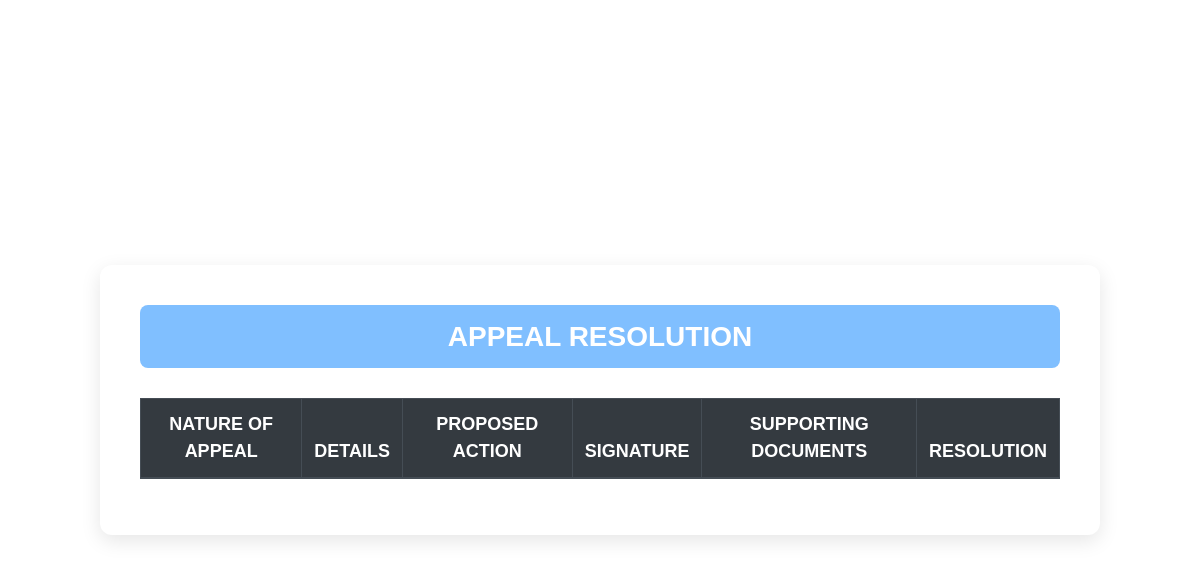
/appealresolution/, run on an earlier commit of the app's database.
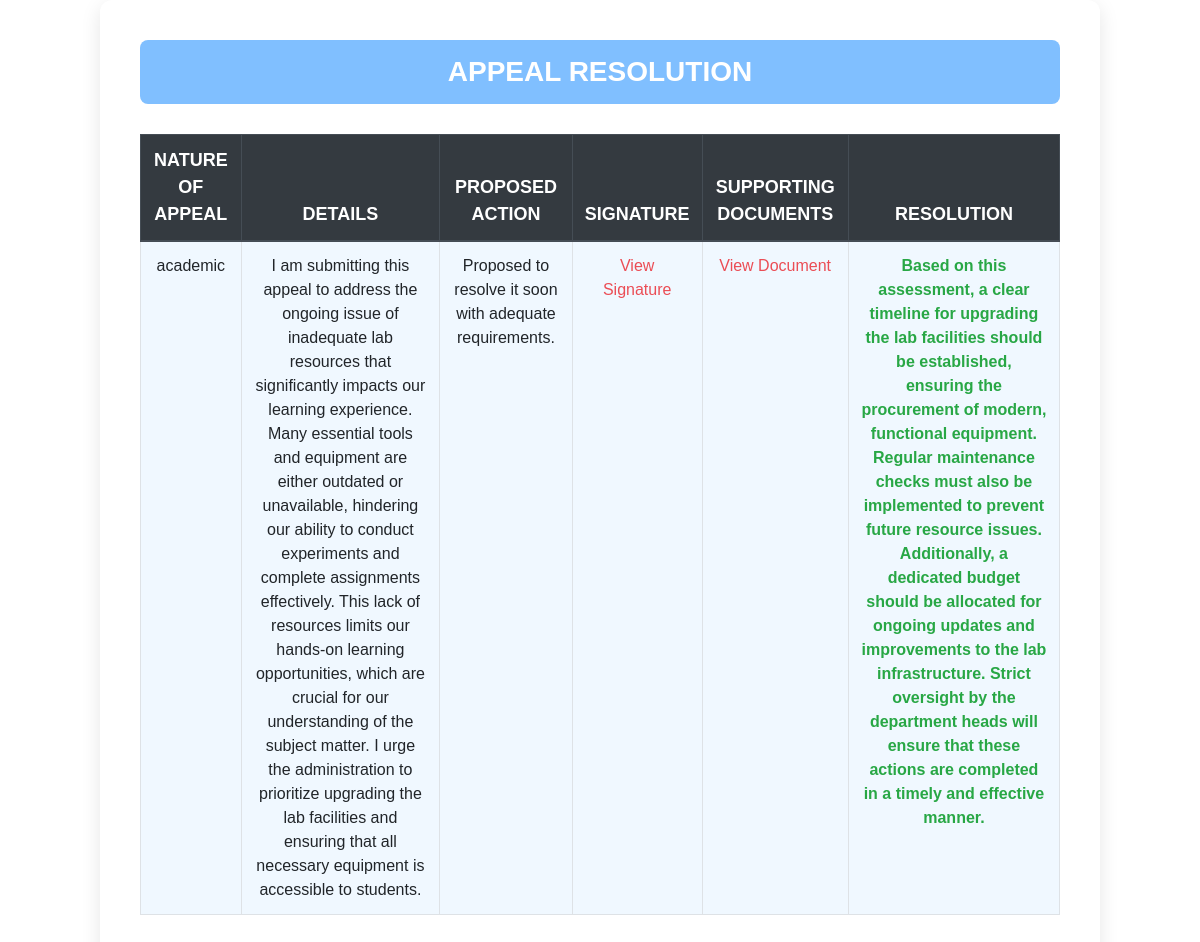
And on a later commit of the database.
### accounts/models.py (models this page shows, shortened)
class Appeal(models.Model):
    NATURE_OF_APPEAL_CHOICES = [
        ('administrative', 'Administrative'),
        ('academic', 'Academic'),
        ('student_support', 'Student Support'),
        ('others', 'Others'),
    ]
    owner=models.ForeignKey(Registers,related_name='appeals',on_delete=models.CASCADE,null=True)
    nature_of_appeal = models.CharField(max_length=20, choices=NATURE_OF_APPEAL_CHOICES)
    details_of_appeal = models.TextField()
    proposed_action = models.TextField()
    supporting_documents = models.FileField(upload_to='appeals/documents/', null=True, blank=True)
    signature = models.FileField(upload_to='appeals/signatures/', null=True, blank=True)
    appealresolution = models.TextField(null=True, blank=True)  # New field to store the resolution

### accounts/views.py (the view, shortened to what this page needs)
# urls.py: path('appealresolution/', views.appeal_resolution_view, name='appeal_resolution'),
def appeal_resolution_view(request):
    appeals = Appeal.objects.all()
    return render(request, 'appealresolution.html', {'appeals': appeals})

### template/appealresolution.html (shortened to what this page needs)
<!DOCTYPE html>
<html lang="en">
<head>
    {% load static %}
    <link rel="stylesheet" href="{% static 'css/bootstrap.min.css' %}">
</head>
<body>
    <div class="container">
        <h1>Appeal Resolution</h1>
        <table class="table table-striped table-bordered">
            <thead class="thead-dark">
                <tr>
                    <th>Nature of Appeal</th>
                    <th>Details</th>
                    <th>Proposed Action</th>
                    <th>Signature</th>
                    <th>Supporting Documents</th>
                    <th>Resolution</th>
                </tr>
            </thead>
            <tbody>
                {% for appeal in appeals %}
                <tr>
                    <td>{{ appeal.nature_of_appeal }}</td>
                    <td>{{ appeal.details_of_appeal }}</td>
                    <td>{{ appeal.proposed_action }}</td>
                    <td>
                        {% if appeal.signature %}
                            <a href="{{ appeal.signature.url }}" target="_blank">View Signature</a>
                        {% else %}
                            No Signature Uploaded
                        {% endif %}
                    </td>
                    <td>
                        {% if appeal.supporting_documents %}
                            <a href="{{ appeal.supporting_documents.url }}" target="_blank">View Document</a>
                        {% else %}
                            No Document Uploaded
                        {% endif %}
                    </td>
                    <td>
                        <div class="resolution-box">
                            {% if appeal.appealresolution %}
                                <p class="text-success">{{ appeal.appealresolution }}</p>
                            {% endif %}
                        </div>
                    </td>
                </tr>
                {% endfor %}
            </tbody>
        </table>
    </div>
</body>
</html>

What changed in the data, as far as the page shows it:
added Appeal: nature_of_appeal "academic", details_of_appeal "I am submitting this appeal to address the ongoing issue of inadequate lab resources that significantly impacts our learning experience. Many essential tools and equipment are either outdated or unavailable, hindering our ability to conduct experiments and complete assignments effectively. This lack of resources limits our hands-on learning opportunities, which are crucial for our understanding of the subject matter. I urge the administration to prioritize upgrading the lab facilities and ensuring that all necessary equipment is accessible to students.", proposed_action "Proposed to resolve it soon with adequate requirements.", appealresolution "Based on this assessment, a clear timeline for upgrading the lab facilities should be established, ensuring the procurement of modern, functional equipment. Regular maintenance checks must also be implemented to prevent future resource issues. Additionally, a dedicated budget should be allocated for ongoing updates and improvements to the lab infrastructure. Strict oversight by the department heads will ensure that these actions are completed in a timely and effective manner."
